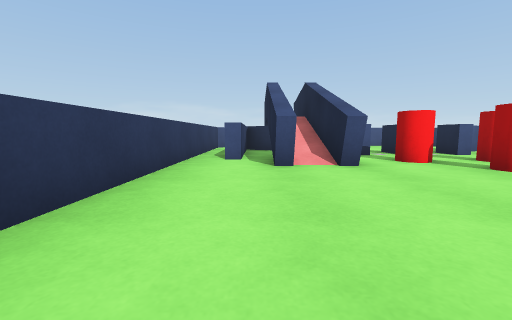
View 1 (above)

13 first-person views from a walk through a 3-D level made in the Unity game engine. The camera is 0.57 m above the floor, tilts 6° down and sees 90° across. The floor is counted in squares, 1 m on a side. Each view is taken from the middle of a square. On the plan, view 1 faces up. The plan holds only what a view shows up to about 9 squares ahead; the rest is blank. Surface patterns are stand-ins for the level's own textures.

View 2
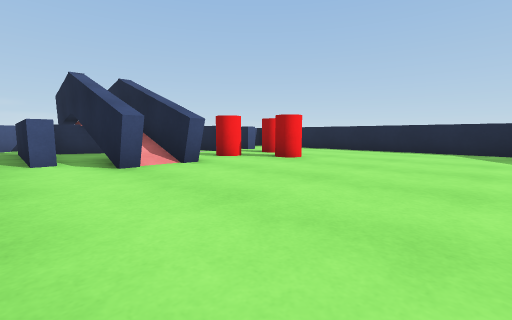

View 3
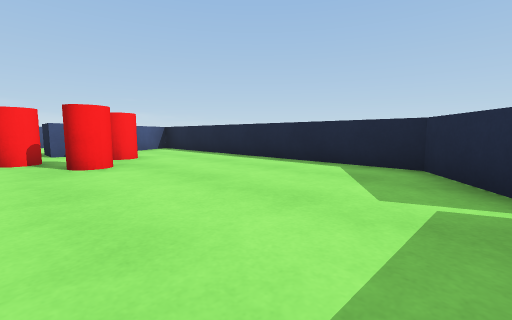

View 4
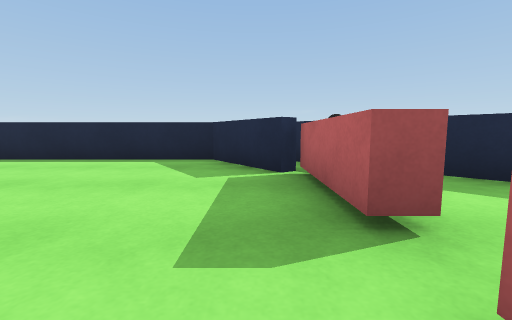

View 5
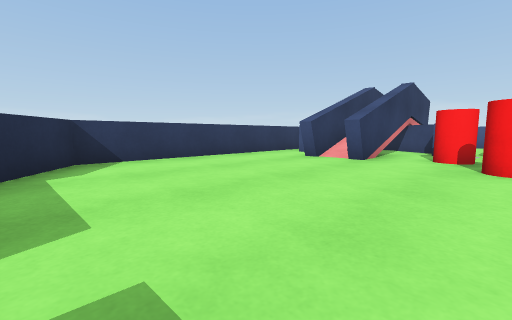

View 6
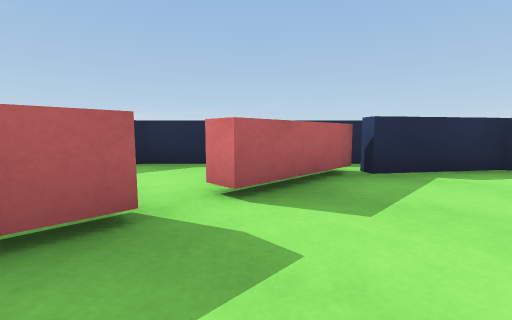

View 7
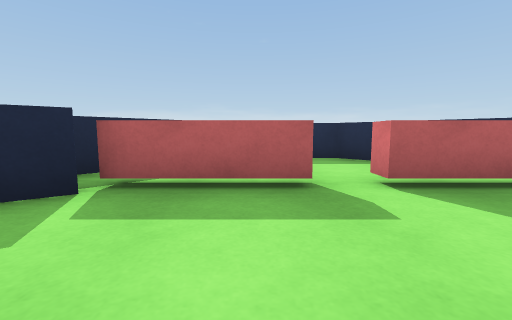

View 8
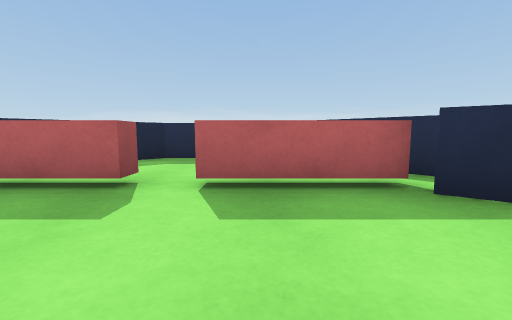

View 9
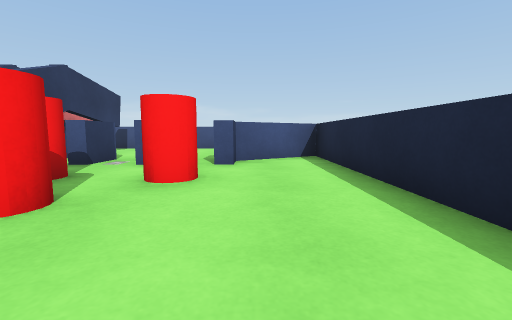

View 10
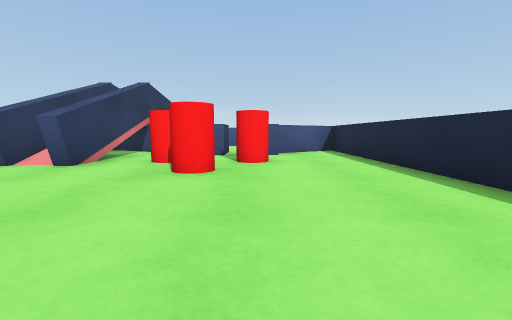

View 11
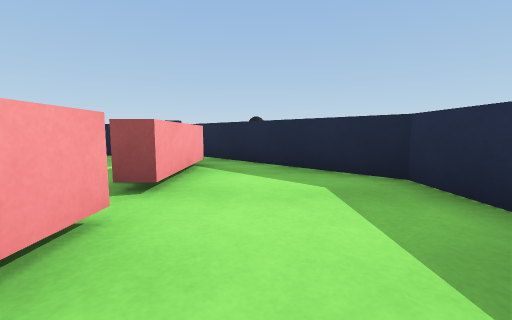

View 12
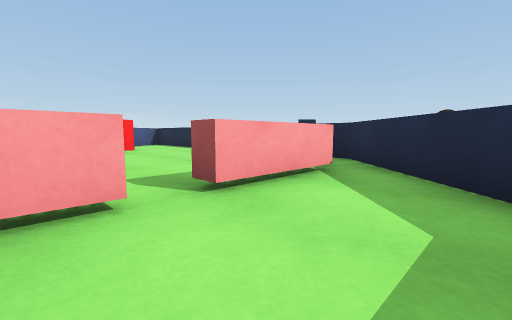

View 13
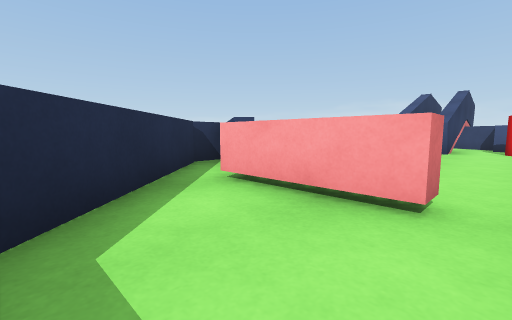

### Floor plan
Key: @ floor where view 1 was taken; # wall or solid block; . floor; / step, stairs or slope; ^ raised ledge; C red cylinder.
Columns run from 2 left of view 1 to 8 right of it. Each row starts with its distance up from view 1.
  9   ###
  8   #/#######
  7 ###/####..#
  6 ###/#.....#
  5 #.#/#C.C..#
  4 #.....C...#
  3 #.........#
  2 #.........#
  1 #.........#
  0 #.@.......#
 -1 ###.....###
 -2  ##^^.^^###
 -3   #.....#
 -4   ##...##
 -5    #####

Where each view was taken, in squares from view 1:
view 1: 0 up, 0 right, facing up
view 2: 0 up, 1 left, facing up-right
view 3: 1 down, 3 right, facing up-right
view 4: 1 down, 2 right, facing right
view 5: 1 down, 4 right, facing up-left
view 6: 0 up, 4 right, facing down-left
view 7: 1 up, 4 right, facing down
view 8: 1 up, 2 right, facing down
view 9: 2 up, 6 right, facing up
view 10: 0 up, 5 right, facing up
view 11: 3 down, 1 right, facing right
view 12: 4 down, 2 right, facing up-right
view 13: 4 down, 3 right, facing up-left
